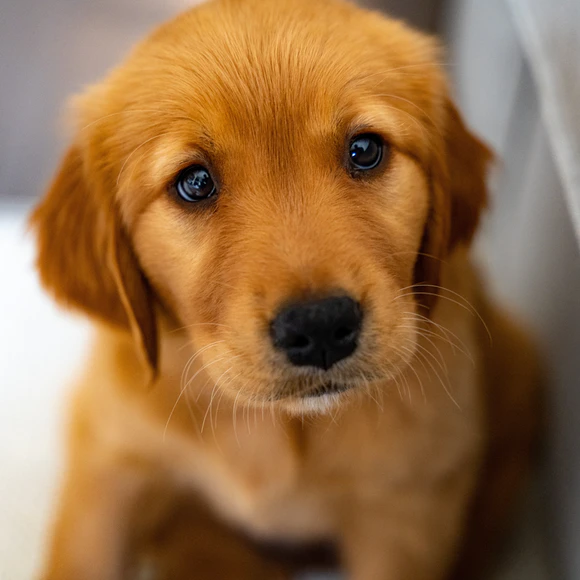
#> input picture basic_operations/image/dog.jpg, 580 x 580 px, found by its file name
$ jupyter execute dilation_erosion_and_edge_detection.ipynb
#> lines starting #> are read from the running program, lines starting #| are printed output that depends on the picture; after the words box and inside, x2 and y2 are one past the last pixel; in counts of white or black regions, pixels touching at a corner belong together
[cell 1]
import cv2
import numpy as np
from google.colab.patches import cv2_imshow

[cell 2]
img = cv2.imread("/content/drive/MyDrive/learning/computer_vision/basic/image/dog.jpg")
#> img is the input picture: shape (580, 580, 3); mean B, G, R 71.6, 110.9, 150.2

[cell 3]
img.shape
#> Out = (580, 580, 3)

[cell 4]
# [4 lines of commented-out code are left out]

[cell 5]
# Let's define our kernel size
kernel = np.ones((5, 5), np.uint8)

# Now we erode
erosion = cv2.erode(img, kernel, iterations = 1)
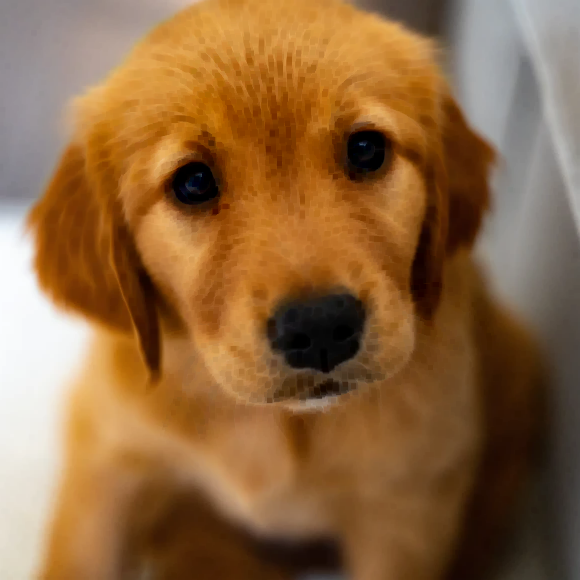
#> erosion: shape (580, 580, 3); mean B, G, R 63.8, 103.2, 142.3
cv2_imshow(erosion)


# Dilate here
dilation = cv2.dilate(img, kernel, iterations = 1)
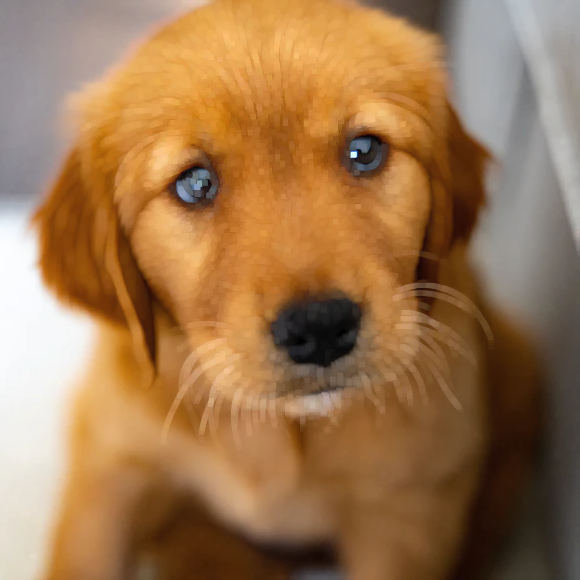
#> dilation: shape (580, 580, 3); mean B, G, R 79.7, 118.7, 158.1
cv2_imshow(dilation)

# Opening - Good for removing noise
opening = cv2.morphologyEx(img, cv2.MORPH_OPEN, kernel)
cv2_imshow(opening)

# Closing - Good for removing noise
closing = cv2.morphologyEx(img, cv2.MORPH_CLOSE, kernel)
cv2_imshow(closing)

[cell 6]
## The first argument is out input image
## The second and third arguments are minVal and maxVal respectively
## The fourth argument is aperture_size. It is the size of Sobel kernel used for find image gradients. By default it is 3.

## Edge detection needs a threshold to tell what difference / change should be counted as edge

[cell 7]
## Canny Edge Detection used gradient values as threholds
## The first threshold gradient
canny = cv2.Canny(img, 50, 120)
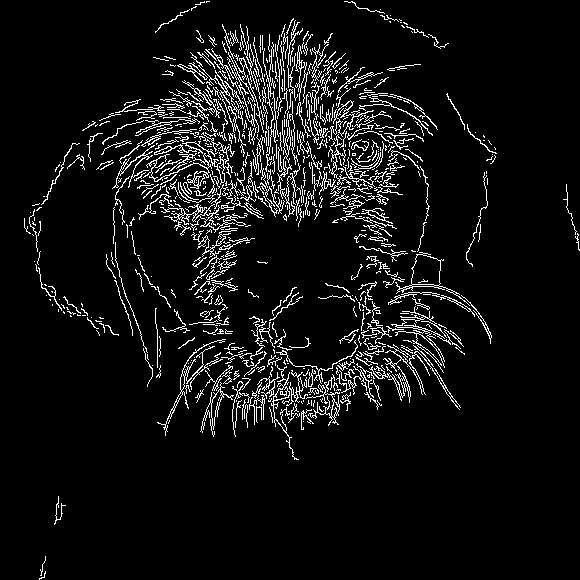
#> canny: shape (580, 580); 6.8% white in thin lines or dots
cv2_imshow(canny)

## Wide edge thresholds expect lots of edges
canny2 = cv2.Canny(img, 10, 200)
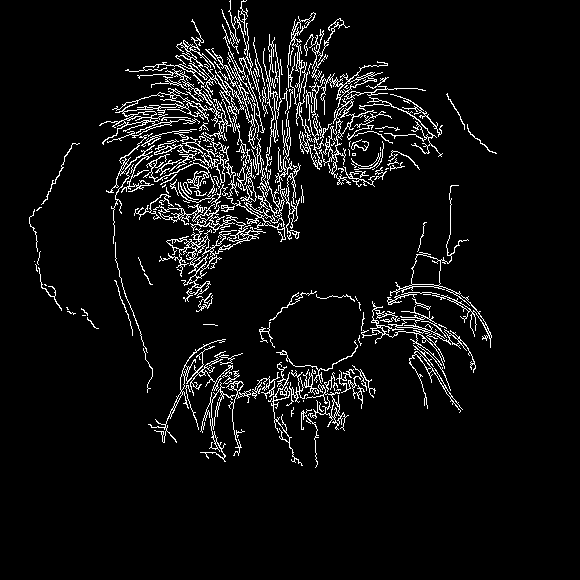
#> canny2: shape (580, 580); 6% white in thin lines or dots, all inside (x1, y1, x2, y2) = (29, 0, 497, 468)
cv2_imshow(canny2)

## Narrow threshold, expect less edges
canny3 = cv2.Canny(img, 200, 240)
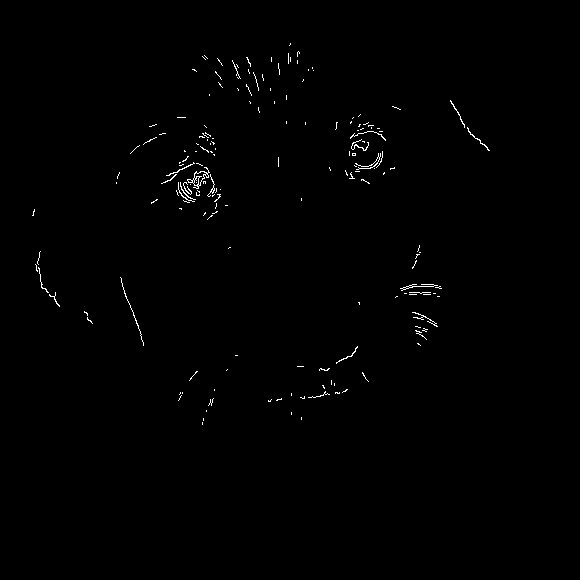
#> canny3: shape (580, 580); 0.55% white in thin lines or dots, all inside (x1, y1, x2, y2) = (32, 43, 490, 425)
cv2_imshow(canny3)

canny4 = cv2.Canny(img, 60, 110)
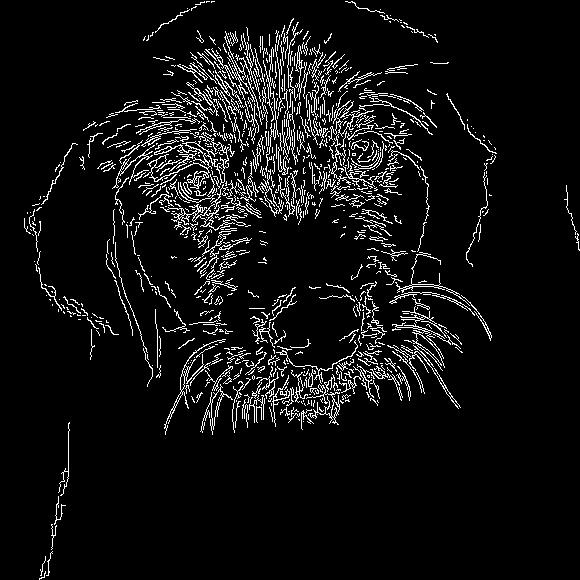
#> canny4: shape (580, 580); 6.5% white in thin lines or dots
cv2_imshow(canny4)


##  Then, we need to provide two values: threshold1 and threshold2. Any gradient value larger than threshold2
# is considered to be an edge. Any value below threshold1 is considered not to be an edge.
#Values in between threshold1 and threshold2 are either classiﬁed as edges or non-edges based on how their
#intensities are “connected”. In this case, any gradient values below 60 are considered non-edges
#whereas any values above 120 are considered edges.

[cell 8]
## Auto Canny

def autoCanny(img):
    # finds optimal thresholds based on median image pixel intensity
    blurred_img = cv2.blur(img, ksize = (5, 5))
    med_val = np.median(img)
#> med_val = 109
    lower = int(max(0, 0.66 * med_val))
#> lower = 71
    upper = int(min(255, 1.33 * med_val))
#> upper = 144
    edges = cv2.Canny(image = img, threshold1 = lower, threshold2 = upper)
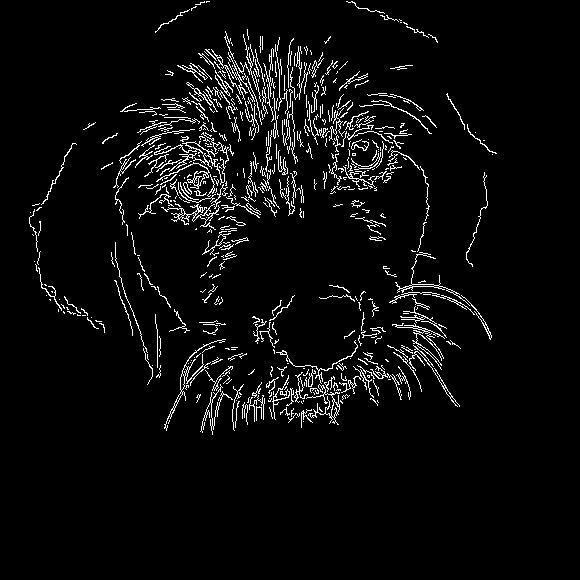
#> edges: shape (580, 580); 4.5% white in thin lines or dots, all inside (x1, y1, x2, y2) = (29, 1, 497, 435)
    return edges

auto_canny = autoCanny(img)
cv2_imshow(auto_canny)
